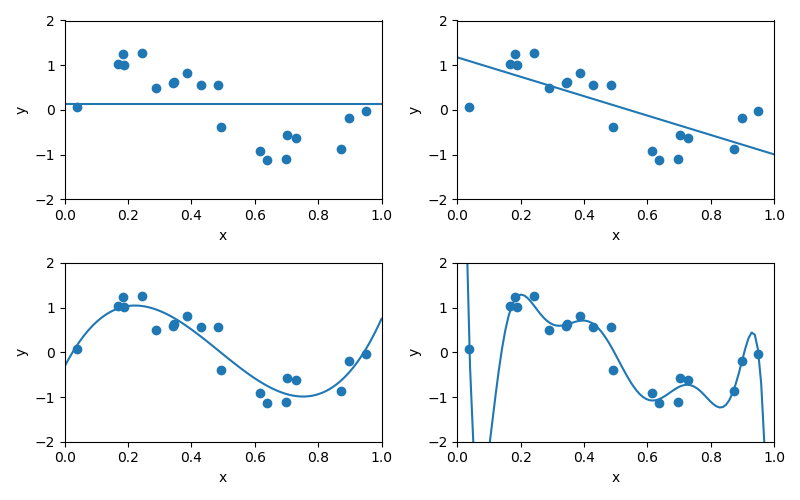

Reproduce this figure in Python.
import numpy as np

#乱数のシードを設定
np.random.seed(9)
#0から1まで100個の数値を生成、乱数要素を混ぜる前のx
x_orig=np.linspace(0,1,100)

def f(x):
    #xに対応するsinを返す関数
    return np.sin(2*np.pi*x)

#0から1まで100個のばらけたサンプルデータ(x)を生成
x=np.random.uniform(0,1,size=100)[:,np.newaxis]
#xに対応するsinに乱数値を足してサンプルデータ(y)を生成
y=f(x)+np.random.normal(scale=0.3,size=100)[:,np.newaxis]

import matplotlib.pyplot as plt
from sklearn.cross_validation import train_test_split

#学習用データとテスト用データに分ける
x_train,x_test,y_train,t_test=train_test_split(x,y,test_size=0.8)

#元のsinとさんp流データをplot
plt.plot(x_orig,f(x_orig),ls=":")
plt.scatter(x_train,y_train)
plt.xlim((0,1))
plt.show()

from sklearn.linear_model import LinearRegression
from sklearn.preprocessing import PolynomialFeatures
from sklearn.pipeline import make_pipeline

#2x2のグラフを書く準備
fog,axs=plt.subplots(2,2,figsize=(8,5))
#次数0,1,3,9について学習した結果を表示
for ax,deg in zip(axs.ravel(),[0,1,3,9]):
#パイプラインを作る
    e=make_pipeline(PolynomialFeatures(deg),LinearRegression())
#学習セット
    e.fit(x_train,y_train)

    px=e.predict(x_orig[:,np.newaxis])

    ax.scatter(x_train,y_train)
    ax.plot(x_orig,px)
    ax.set(xlim=(0,1),ylim=(-2,2),ylabel="y",xlabel="x",)


plt.tight_layout()
plt.show()
